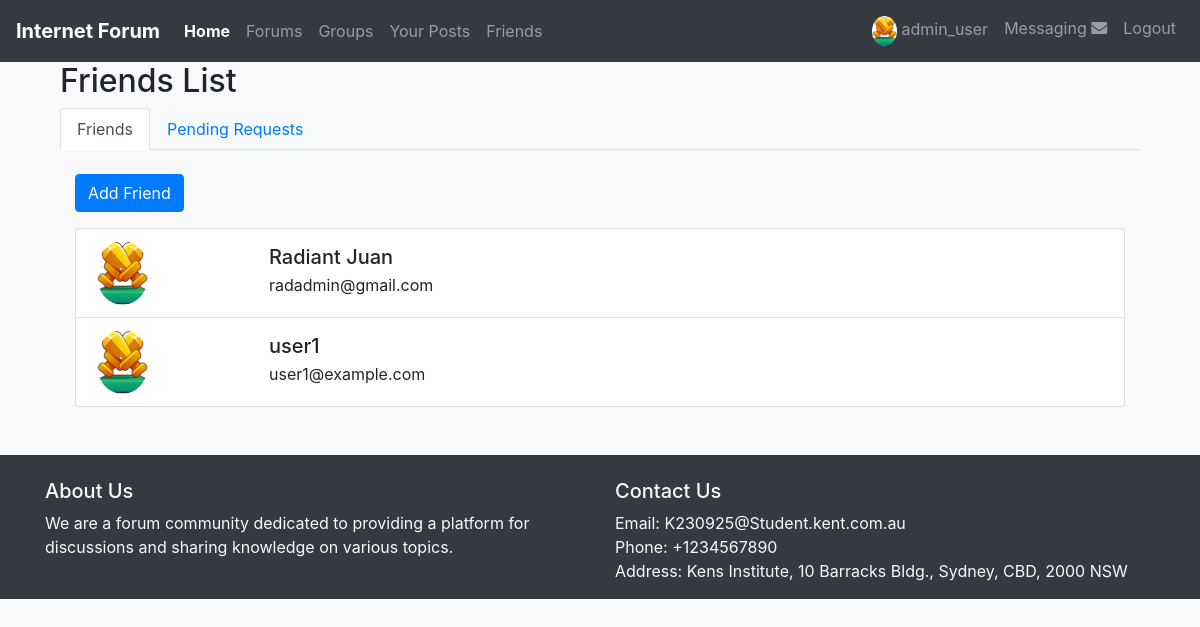
The app's page /friends (signed in) with its own data.
### tables this page shows
CREATE TABLE `users` (
  `id` int(11) NOT NULL,
  `username` varchar(50) NOT NULL,
  `email` varchar(100) NOT NULL,
  `password` varchar(255) NOT NULL,
  `role` enum('admin','moderator','user') DEFAULT 'user',
  `tier_level` int(11) DEFAULT '1',
  `created_at` datetime DEFAULT CURRENT_TIMESTAMP,
  `updated_at` datetime DEFAULT NULL ON UPDATE CURRENT_TIMESTAMP
);

### app/Controllers/FriendsController.php (called while the page is built, shortened)
<?php
class FriendsController extends BaseController
{
    private $friends_model;
    public function __construct()
    {
        $this->friends_model = new FriendsModel();
    }
    public function index()
    {
        $friends = $this->friends_model->get_friends_list();
        $users_model = new UserModel();
        $users = $users_model->all();
        View::render('Friends/index', compact('friends', 'friends_request', 'users'));
    }
}

### app/routes.php (called while the page is built, shortened)
<?php
Route::dispatch($_POST['_method'] ?? $_SERVER['REQUEST_METHOD'], $_SERVER['REQUEST_URI']);

### public/index.php (called while the page is built, shortened)
<?php
require_once '../app/routes.php';

### app/Config/Database/BaseModel.php (called while the page is built, shortened)
<?php
class BaseModel
{
    protected $pdo;
    public $table;
    public function __construct()
    {
        $config = require 'database_config.php';
        $dbConnection = new DatabaseConnection($config);
        $this->pdo = $dbConnection->connect();
    }
    public function all()
    {
        $table = $this->table;
        $stmt = $this->pdo->query("SELECT * FROM $table");
        return $stmt->fetchAll();
    }
    public function query($sql, $params = [])
    {
        $stmt = $this->pdo->prepare($sql);
        $stmt->execute($params);
        return $stmt->fetchAll();
    }
}

### app/Config/Database/DatabaseConnection.php (called while the page is built, shortened)
<?php
class DatabaseConnection implements DatabaseConnectionInterface
{
    protected $config;
    public function __construct(array $config)
    {
        $this->config = $config;
    }
    public function connect()
    {
        $dbHost = $this->config['host'];
        $dbName = $this->config['name'];
        $dbUser = $this->config['user'];
        $dbPassword = $this->config['password'];
        try {
            $pdo = new PDO("mysql:host=$dbHost;dbname=$dbName", $dbUser, $dbPassword);
            $pdo->setAttribute(PDO::ATTR_ERRMODE, PDO::ERRMODE_EXCEPTION);
            $pdo->setAttribute(PDO::ATTR_DEFAULT_FETCH_MODE, PDO::FETCH_ASSOC);
            return $pdo;
        } catch (PDOException $e) {
            die("Database connection failed: " . $e->getMessage());
        }
    }
}

### app/Models/FriendsModel.php (called while the page is built, shortened)
<?php
class FriendsModel extends BaseModel
{
    public function get_friends_list()
    {
        $user_id = $_SESSION['user_id'];
        $sql = "SELECT
                CASE
                    WHEN fr.sender_id = :user_id THEN receiver.username
                    ELSE sender.username
                END AS friend_name,
                CASE
                    WHEN fr.sender_id = :user_id THEN receiver.email
                    ELSE sender.email
                END AS friend_email
            FROM
                friend_requests fr
            JOIN
                users sender ON fr.sender_id = sender.id
            JOIN
                users receiver ON fr.receiver_id = receiver.id
            WHERE
                fr.status = 'accepted'
            AND
                (fr.sender_id = :user_id OR fr.receiver_id = :user_id);
            ";
        $friends = $this->query($sql, [':user_id' => $user_id]);
        return $friends;
    }
}

### app/Config/Database/database_config.php (called while the page is built)
<?php
return [
    'host' => 'mysql',
    'name' => 'php_online_discussion_forum',
    'user' => 'online_discussion_usr',
    'password' => 'X0M8baWg6zxvAqPV'
];

### app/Views/Friends/index.php (the view, shortened to what this page needs)
<?php
$friends = empty(\App\Config\Views\View::getData('friends')) ? [] : \App\Config\Views\View::getData('friends');
?>
<div class="container">
    <h2>Friends List</h2>
    <ul class="nav nav-tabs" role="tablist">
        <li class="nav-item">
            <a class="nav-link active" data-toggle="tab" href="#friends">Friends</a>
        </li>
        <li class="nav-item">
            <a class="nav-link" data-toggle="tab" href="#requests">Pending Requests</a>
        </li>
    </ul>
    <div class="tab-content">
        <div id="friends" class="container tab-pane active"><br>
            <div class="row">
                <div class="col-md-12">
                    <button type="button" class="btn btn-primary mb-3" data-toggle="modal"
                            data-target="#addFriendModal">
                        Add Friend
                    </button>
                </div>
            </div>
            <ul class="list-group">
                <?php foreach ($friends as $friend): ?>
                    <li class="list-group-item">
                        <div class="row align-items-center">
                            <div class="col-md-2">
                                <img src="/assets/tier1.png" class="img-fluid rounded-circle" alt="Friend 1"
                                     style="weight: 64px; height: 64px">
                            </div>
                            <div class="col-md-10">
                                <h5 class="mb-1"><?= $friend['friend_name'] ?></h5>
                                <p class="mb-1"><?= $friend['friend_email'] ?></p>
                            </div>
                        </div>
                    </li>
                <?php endforeach; ?>
            </ul>
        </div>
    </div>
</div>

### app/Config/Routes/Route.php (shortened to what this page needs)
<?php
class Route
{
    protected static $routes = [];
    public static function get($uri, $controller, $method)
    {
        self::$routes[] = ['GET', $uri, $controller, $method];
    }
    public static function post($uri, $controller, $method)
    {
        self::$routes[] = ['POST', $uri, $controller, $method];
    }
    public static function patch($uri, $controller, $method)
    {
        self::$routes[] = ['PATCH', $uri, $controller, $method];
    }
    public static function delete($uri, $controller, $method)
    {
        self::$routes[] = ['DELETE', $uri, $controller, $method];
    }
    public static function dispatch($method, $uri)
    {
        foreach (self::$routes as $route) {
            list($routeMethod, $routeUri, $controller, $functionName) = $route;
            if ($method === $routeMethod && self::matchUri($routeUri, $uri)) {
                $url_params = self::extractUrlParams($routeUri, $uri);
                $postData = [];
                $request_data = array_merge($postData, $url_params);
                $controllerInstance = new $controller();
                $controllerInstance->$functionName($request_data);
                return;
            }
        }
    }
    protected static function matchUri($pattern, $uri)
    {
        $uriParts = explode('?', $uri, 2);
        $uriPath = $uriParts[0];
        if ($pattern === $uriPath) {
            return true;
        }
        $pattern = preg_replace('#{[\w\W\d\D]+}#', '([\w\W\d\D]+)', $pattern);
        $pattern = '#^' . $pattern . '$#';
        return preg_match($pattern, $uriPath);
    }
    protected static function extractUrlParams($pattern, $uri)
    {
        $params = [];
        return $params;
    }
}

### app/Views/nav.php (shortened to what this page needs)
<?php
$user_info = unserialize($_SESSION['user_info']);
?>
<nav class="navbar navbar-expand-lg navbar-dark bg-dark">
    <a class="navbar-brand" href="#">Internet Forum</a>
    <div class="collapse navbar-collapse d-flex" id="navbarNav">
        <ul class="navbar-nav mr-auto">
            <li class="nav-item active">
                <a class="nav-link" href="/">Home</a>
            </li>
            <li class="nav-item">
                <a class="nav-link" href="/forums">Forums</a>
            </li>
            <li class="nav-item">
                <a class="nav-link" href="/groups">Groups</a>
            </li>
            <li class="nav-item">
                <a class="nav-link" href="/posts">Your Posts</a>
            </li>
            <li class="nav-item">
                <a class="nav-link" href="/friends">Friends</a>
            </li>
        </ul>
        <ul class="navbar-nav align-right">
            <li class="nav-item">
                <a class="nav-link" href="/user/<?=$user_info['id']?>">
                    <img src="<?= $user_info['avatar'] ?>"
                         alt="User Profile" class="rounded-circle" style="max-width: 30px; max-height: 30px;">
                    <?= $user_info['username']; ?>
                </a>
            </li>
            <li class="nav-item">
                <a class="nav-link" href="/messages/inbox">Messaging <i class="fas fa-envelope"></i></a>
            </li>
            <li class="nav-item">
                <a class="nav-link" href="/logout">Logout</a>
            </li>
        </ul>
    </div>
</nav>

### app/Views/footer.php
<footer class="footer bg-dark text-light mt-5 pt-4">
    <div class="container">
        <div class="row">
            <div class="col-lg-6">
                <h5>About Us</h5>
                <p>We are a forum community dedicated to providing a platform for discussions and sharing knowledge on various topics.</p>
            </div>
            <div class="col-lg-6">
                <h5>Contact Us</h5>
                <ul class="list-unstyled">
                    <li>Email: K230925@Student.kent.com.au</li>
                    <li>Phone: +1234567890</li>
                    <li>Address: Kens Institute, 10 Barracks Bldg., Sydney, CBD, 2000 NSW</li>
                </ul>
            </div>
        </div>
    </div>
</footer>

### app/Views/layout.php (style rules this page uses)
body { background-color: #f8f9fa; }
.navbar-brand { font-weight: bold; }
.navbar-nav .nav-link { padding-right: 15px; }
.navbar-nav .nav-item.active { font-weight: bold; }

### records on screen
users: username "admin_user", friend_name "Radiant Juan", friend_email "radadmin@gmail.com", friend_name "user1", friend_email "user1@example.com"
